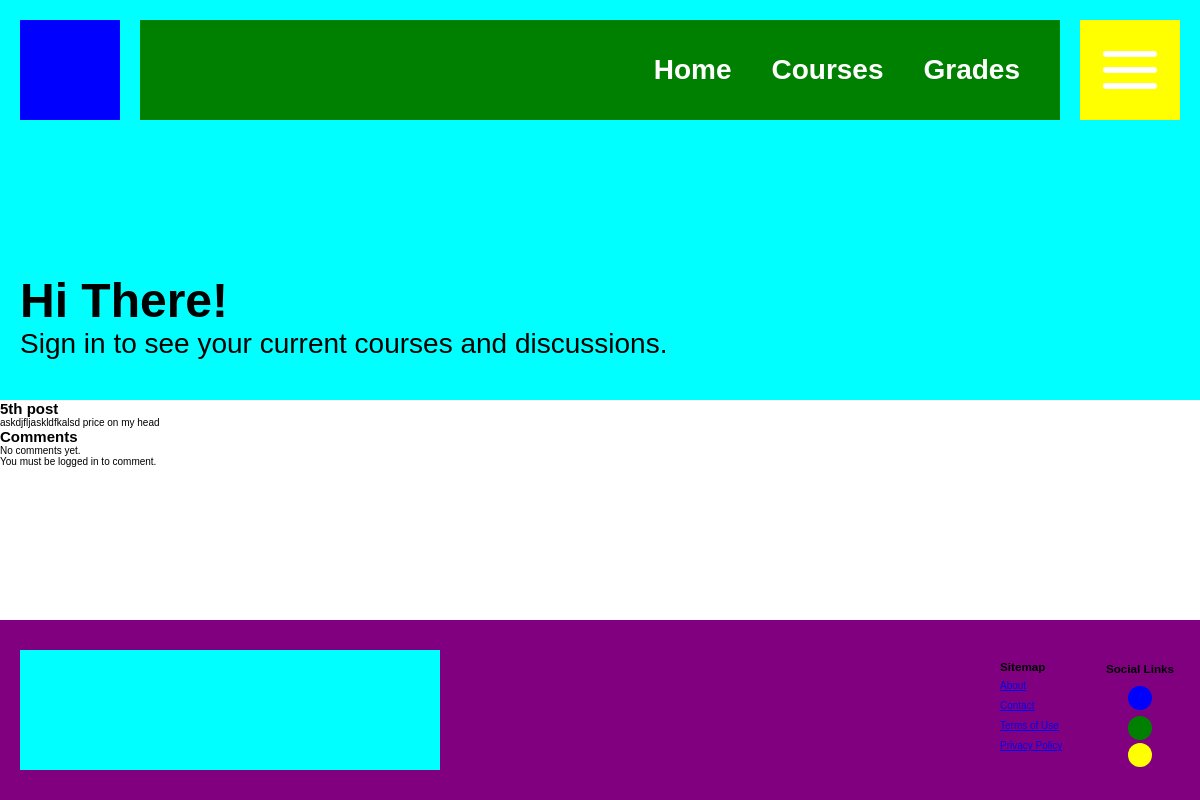
/discussions/5, run on the app's committed database.
### dashboard/models.py (models this page shows)
class DiscussionPost(models.Model):
    title = models.CharField(max_length=100)
    description = models.TextField()
    created_date = models.DateTimeField(auto_now_add=True)
    updated_date = models.DateTimeField(auto_now=True)
    user = models.ForeignKey(Profile, on_delete=models.CASCADE)
    comments = models.ManyToManyField('DiscussionComment', related_name='posts', blank=True)

### dashboard/views.py (the view, shortened to what this page needs)
# urls.py: path("discussions/<int:discussion_id>", views.view_discussion, name="view_discussion"),
def view_discussion(request, discussion_id):
    discussion = DiscussionPost.objects.get(id=discussion_id)
    form = CreateDiscussionPostForm()
    context = {
        "discussion": discussion,
        "form": form
    }
    return render(request, "discussion.html", context)

### templates/discussion.html
{% extends 'base.html' %}
{% block content %}
<h1>{{discussion.title}}</h1>
<p>{{discussion.description}}</p>
<h2>Comments</h2>
{% if comments %}
{% for comment in comments %}
<section class="comment">
    <section class="author-details">
        <section class="author-image"></section>
        <h4>{{comment.user}}</h4>
    </section>
    <section class="comment-body">
        <p>{{comment.body}}</p>
    </section>
</section>
<section class="replies">
    {% for reply in comment.replies.all %}
    <section class="reply">
        <section class="author-details">
            <section class="author-image"></section>
            <h4>{{reply.user}}</h4>
        </section>
        <section class="reply-body">
            <p>{{reply.body}}</p>
        </section>
    </section>
    {% endfor %}
    {% if user.is_authenticated %}
    <form class="create-reply-form" action="." method="post">
        {% csrf_token %}
        {{ form.as_p }}
        <button type="submit">Create Reply</button>
    </form>
    {% else %}
    <p>You must be logged in to reply.</p>
    {% endif %}
</section>
{% endfor %}
{% else %}
<p>No comments yet.</p>
{% endif %}
{% if user.is_authenticated %}
<form class="create-discussion-comment-form" action="." method="post">
    {% csrf_token %}
    {{ form.as_p }}
    <button type="submit">Create Comment</button>
</form>
{% else %}
<p>You must be logged in to comment.</p>
{% endif %}
{% endblock content %}

### static/styles/general.css (style rules this page uses)
html, body { font-size: 10px; font-family:Arial, Helvetica, sans-serif }
body { display: grid; grid-template-rows: 40rem 1fr 18rem; min-height: 100svh; }
* { margin: 0; padding: 0; box-sizing: border-box; }

### data on the page
DiscussionPost: title "5th post", description "askdjfljaskldfkalsd price on my head"
